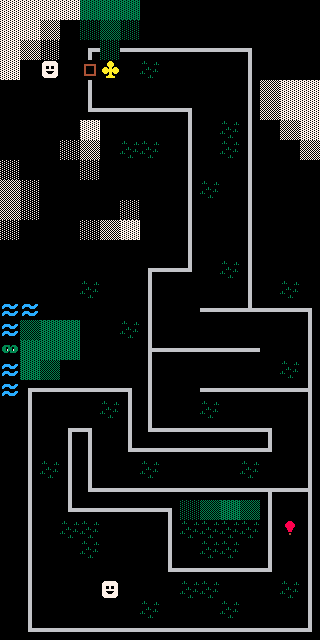

Tiled map render using the project's own tile images. Description and the whole map definition, tile-layer contents included, below:
An orthogonal 16x32 tile map with 20x20 px tiles, 1 tile layer (Warstwa Kafelków 1).

<map version="1.0" tiledversion="1.0.2" orientation="orthogonal" renderorder="right-down" width="16" height="32" tilewidth="20" tileheight="20" nextobjectid="1">
 <tileset firstgid="1" source="../Tilesets/TILEMAP1.tsx" />
 <layer name="Warstwa Kafelków 1" width="16" height="32">
  <data encoding="csv">
3,3,3,3,15,15,15,30,30,30,30,30,30,30,30,30,
3,3,2,30,13,14,13,30,30,30,30,30,30,30,30,30,
3,2,1,30,28,13,23,23,23,23,23,23,29,30,30,30,
3,30,5,30,8,4,30,18,30,30,30,30,25,30,30,30,
30,30,30,30,25,30,30,30,30,30,30,30,25,2,3,3,
30,30,30,30,19,23,23,23,23,29,30,30,25,2,3,3,
30,30,30,30,3,30,30,30,30,25,30,18,25,30,2,3,
30,30,30,1,2,30,18,18,30,25,30,18,25,30,30,2,
1,30,30,30,1,30,30,30,30,25,30,30,25,30,30,30,
2,1,30,30,30,30,30,30,30,25,18,30,25,30,30,30,
2,1,30,30,30,30,1,30,30,25,30,30,25,30,30,30,
1,30,30,30,1,2,3,30,30,25,30,30,25,30,30,30,
30,30,30,30,30,30,30,30,30,25,30,30,25,30,30,30,
30,30,30,30,30,30,30,28,23,27,30,18,25,30,30,30,
30,30,30,30,18,30,30,25,30,30,30,30,25,30,18,30,
10,10,30,30,30,30,30,25,30,30,23,23,20,23,23,29,
10,14,15,15,30,30,18,25,30,30,30,30,30,30,30,25,
17,15,15,15,30,30,30,22,23,23,23,23,23,30,30,25,
10,15,14,30,30,30,30,25,30,30,30,30,30,30,18,25,
10,28,23,23,23,23,29,25,30,30,23,23,23,23,23,26,
30,25,30,30,30,18,25,25,30,30,18,30,30,30,30,25,
30,25,30,28,29,30,25,19,23,23,23,23,23,29,30,25,
30,25,30,25,25,30,19,23,23,23,23,23,23,27,30,25,
30,25,18,25,25,30,30,18,30,30,30,30,18,30,30,25,
30,25,30,25,19,23,23,23,23,23,23,23,23,21,23,26,
30,25,30,19,23,23,23,23,29,13,14,15,14,25,30,25,
30,25,30,18,18,30,30,30,25,18,18,18,18,25,16,25,
30,25,30,30,18,30,30,30,25,30,18,18,30,25,30,25,
30,25,30,30,30,30,30,30,19,23,23,23,23,27,30,25,
30,25,30,30,30,5,30,30,30,18,18,30,30,30,18,25,
30,25,30,30,30,30,30,18,30,30,30,18,30,30,30,25,
30,19,23,23,23,23,23,23,23,23,23,23,23,23,23,27
</data>
 </layer>
</map>
